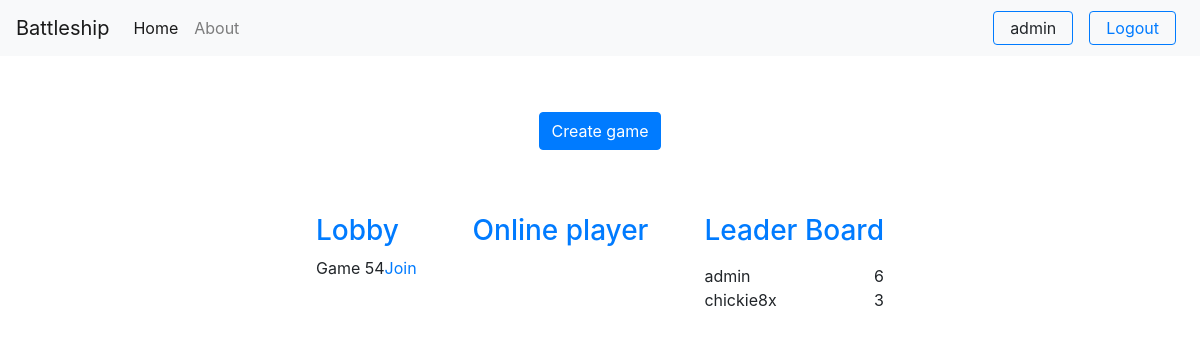
The page / (signed in) on the database its author committed.
### game/models.py (models this page shows)
class Game(models.Model):
    creator = models.ForeignKey(User, on_delete=models.DO_NOTHING, related_name='creator')
    opponent = models.ForeignKey(User, null= True, on_delete=models.DO_NOTHING, related_name='player')
    winner = models.ForeignKey(User, null= True, on_delete=models.DO_NOTHING, related_name='winner')
    current_turn = models.ForeignKey(User, on_delete=models.DO_NOTHING)
    map_created = models.BooleanField(default=False)
    is_waiting = models.BooleanField(default=True)
    is_done = models.BooleanField(default=False)

class Scores(models.Model):
    user = models.ForeignKey(User, on_delete=models.CASCADE)
    score = models.IntegerField(default=0)

### game/views.py (the view)
# urls.py: path('',views.index_view,name="index"),
def index_view(request):
    lobbies = Game.objects.filter(is_waiting = True)
    leader_board = Scores.objects.order_by('-score')[:9]
    context = {
        'lobbies': lobbies,
        'top_scores':leader_board
    }
    return render(request,'game/index.html',context=context)

### templates/game/index.html (shortened to what this page needs)
{% extends 'base.html' %}
{% block blockcontent %}
    <div class="wrapper col-lg-6 col-md-10 col-sm-12 mx-auto my-2">
        <div class="row">
            {% if request.user.is_authenticated %}
                <button class="create-game-btn btn btn-primary mx-auto my-5" data-user="{{ request.user.id }}"> Create game </button>
            {% else %}
                <a href=" {% url 'login' %} " class="btn btn-primary my-5 mx-auto">Login to start playing</a>
            {% endif %}
        </div>
        <div class="row d-flex justify-content-between p-3">
            <div id="lobby">
                <h3 class="text-primary">Lobby</h3>
                {% for lobby in lobbies %}
                    <div class="lobby-item d-flex justify-content-between">
                        <span>Game {{ lobby.id }}</span>
                        <a href="gameid/{{ lobby.id }}">Join</a>
                    </div>
                {% endfor %}
            </div>
            <div class="online-player">
                <h3 class="text-primary">Online player</h3>
            </div>
            <div class="leader-board">
                <h3 class="cleader-board-header text-primary">Leader Board</h3>
                <div class="leader-board-list">
                    <ul class="list-users mt-3">
                        {% for tc in top_scores %}
                            <li class="top-score-item">
                                <span class="score-user">{{ tc.user }}</span>
                                <span class="score-value">{{ tc.score }}</span>
                            </li>
                        {% endfor %}
                    </ul>
                </div>
            </div>
        </div>
    </div>
{% endblock blockcontent %}

### templates/base.html (shortened to what this page needs)
<!DOCTYPE html>
<html lang="en">
  <head>
    {% load static %}
    <link rel="stylesheet" href="https://stackpath.bootstrapcdn.com/bootstrap/4.4.1/css/bootstrap.min.css">
    <link rel="stylesheet" href="{% static 'game/style.css' %}">
  </head>
  <body>
    <div class="container-fluid m-0 p-0">
      <nav class="navbar navbar-expand-lg navbar-light bg-light">
        <a class="navbar-brand" href="#">Battleship</a>
        <div class="collapse navbar-collapse" id="navbarSupportedContent">
          <ul class="navbar-nav mr-auto">
            <li class="nav-item active">
              <a class="nav-link" href="{% url 'index' %}">Home <span class="sr-only">(current)</span></a>
            </li>
            <li class="nav-item">
              <a class="nav-link" href="#">About</a>
            </li>
          </ul>
          {% if not request.user.is_authenticated %}
            <form class="form-inline my-2 my-lg-0">
              <a href="{% url 'login' %}" class="btn btn-primary mr-4">Login</a>
              <a href="{% url 'register' %}" class="btn btn-primary">Register</a>
            </form>
          {% else %}
          <form class="form-inline my-2 my-lg-0">
            <div class="user d-flex">
              <span class="d-block border border-primary rounded py-1 px-3 mx-2">{{ request.user }}</span>
              <span class="d-block border border-primary rounded py-1 px-3 mx-2"><a href="{% url 'logout' %}">Logout</a></span>
            </div>
          </form>
          {% endif %}
        </div>
      </nav>
      {% block blockcontent %}
      {% endblock blockcontent %}
    </div>
  </body>
</html>

### game/static/game/style.css (style rules this page uses)
* { margin: 0; padding: 0; }
.list-users { list-style: none; }
.top-score-item { min-width: 150px; display: flex; justify-content: space-between; }

### rows shown on the page
Game: id "54"
Scores: user "admin", score "6"
Scores: user "chickie8x", score "3"

### other values the page prints
{{ request.user }} "admin"
